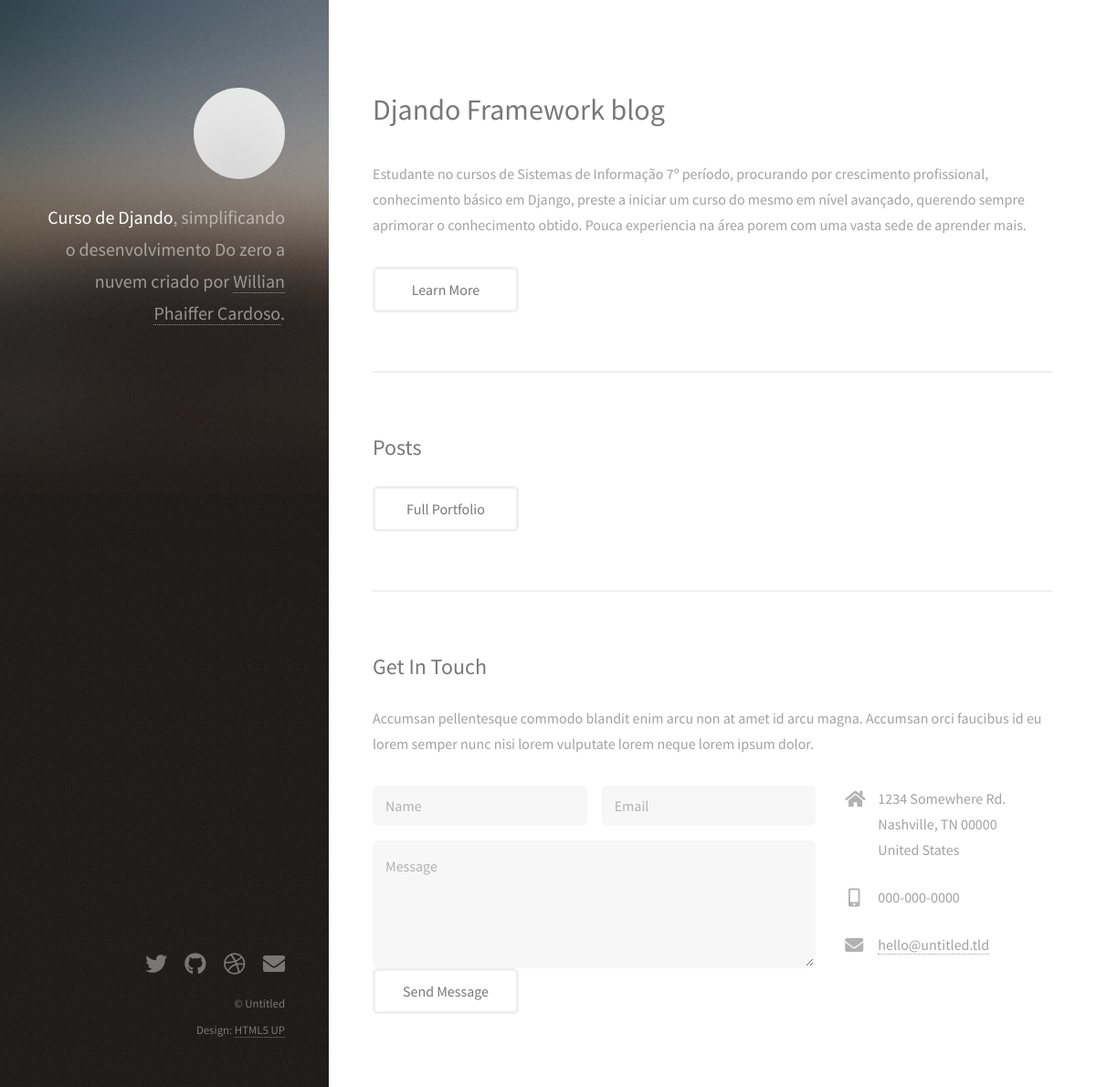
The app's page /, older data.
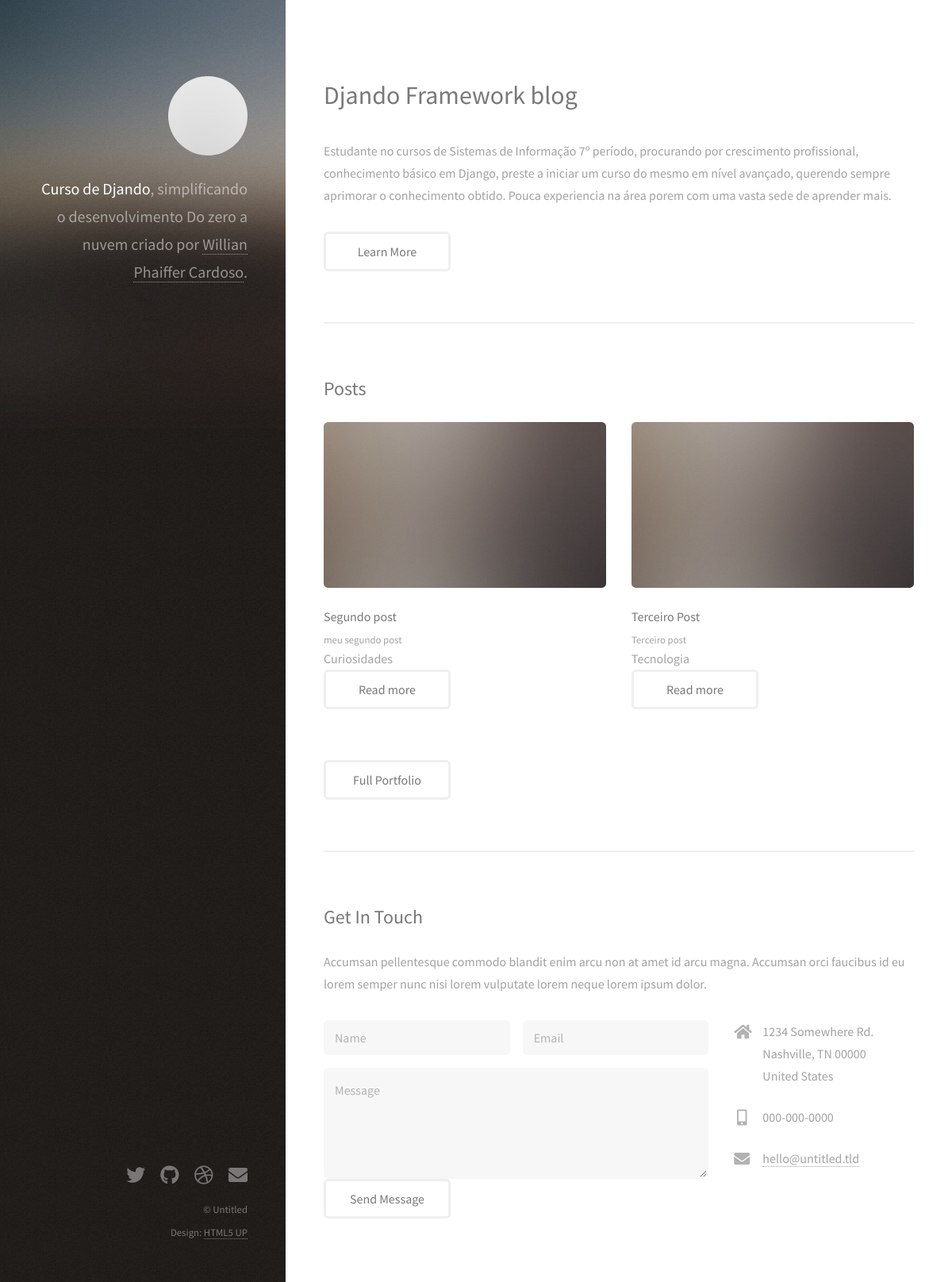
The same page, newer data.
### website/models.py (models this page shows, shortened)
class Post(models.Model):
    title = models.CharField(max_length=100)
    sub_title = models.CharField(max_length=200)
    content = models.TextField()
    categories = models.CharField(
        max_length=2,
        choices=Categorias.choices,
        default=Categorias.GR,
    )
    deleted = models.BooleanField(default=True)
    imagem = models.ImageField(upload_to='posts', null=True, blank=True)
    def full_name(self):
        return self.title + self.sub_title
    def get_category_label(self):
        return self.get_categories_display()
    full_name.admin_order_field = 'title'

### website/views.py (the view)
# urls.py: path('', hello_blog, name='home_blog'),
def hello_blog(request):
    lista = [
         'Django', 'Python', 'Git', 'Html',
          'Banco de Dados', 'Linux', 'Nginx', 'Uwsgi',
         'Systemctl'
    ]
    list_posts = Post.objects.filter(deleted=False)
    data = {
         'name':'Curso de Django 3',
         'lista_tecnologias': lista,
         'posts': list_posts
           }
    return render(request, 'index.html', data)

### website/templates/index.html (shortened to what this page needs)
{% load static %}
<!DOCTYPE HTML>
<html>
	<head>
		<link rel="stylesheet" href="{% static 'assets/css/main.css' %}" />
	</head>
	<body class="is-preload">
			<header id="header">
				<div class="inner">
					<a href="#" class="image avatar"><img src="{% static 'images/avatar.jpg' %}" alt="" /></a>
					<h1><strong>Curso de Djando</strong>, simplificando o desenvolvimento<br />
					Do zero a nuvem<br />
					criado por <a href="#">Willian Phaiffer Cardoso</a>.</h1>
				</div>
			</header>
			<div id="main">
					<section id="one">
						<header class="major">
							<h2>Djando Framework blog</h2>
						</header>
						<p>Estudante no cursos de Sistemas de Informação 7º período, procurando por crescimento profissional, conhecimento básico em Django, preste a iniciar um curso do mesmo em nível avançado, querendo sempre aprimorar o conhecimento obtido. Pouca experiencia na área porem com uma vasta sede de aprender mais.</p>
						<ul class="actions">
							<li><a href="https://www.linkedin.com/in/willian-phaiffer-aa6759102/" class="button">Learn More</a></li>
						</ul>
					</section>
					<section id="two">
						<h2>Posts</h2>
						<div class="row">
							{% for post in posts %}
							<article class="col-6 col-12-xsmall work-item">
								{% if post.imagem %}
									<img src="{{ post.imagem.url }}" alt="" width="300px" height="150px" /></a>
								{% else %}
								<a href="{% static 'images/fulls/01.jpg' %}" class="image fit thumb">
									<img src="{% static 'images/thumbs/01.jpg' %}" alt="" /></a>
								{% endif %}
								<h3>{{ post.title }}</h3>
								<p>{{ post.sub_title }}</p>
								<span>{{ post.get_category_label }}</span>
								<ul class="actions">
									<li><a href="{% url 'post_detail' post.id %}" class="button">Read more</a></li>
								</ul>
							</article>
							{% endfor %}
						</div>
						<ul class="actions">
							<li><a href="#" class="button">Full Portfolio</a></li>
						</ul>
					</section>
					<section id="three">
						<h2>Get In Touch</h2>
						<p>Accumsan pellentesque commodo blandit enim arcu non at amet id arcu magna. Accumsan orci faucibus id eu lorem semper nunc nisi lorem vulputate lorem neque lorem ipsum dolor.</p>
						<div class="row">
							<div class="col-8 col-12-small">
								<form method="post" action="{% url 'save_form' %}">
									<div class="row gtr-uniform gtr-50">
										<div class="col-6 col-12-xsmall"><input type="text" name="name" id="name" placeholder="Name" /></div>
										<div class="col-6 col-12-xsmall"><input type="email" name="email" id="email" placeholder="Email" /></div>
										<div class="col-12"><textarea name="message" id="message" placeholder="Message" rows="4"></textarea></div>
									</div>
										<input type="submit" value="Send Message" />
								</form>
							</div>
							<div class="col-4 col-12-small">
								<ul class="labeled-icons">
									<li>
										<h3 class="icon solid fa-home"><span class="label">Address</span></h3>
										1234 Somewhere Rd.<br />
										Nashville, TN 00000<br />
										United States
									</li>
									<li>
										<h3 class="icon solid fa-mobile-alt"><span class="label">Phone</span></h3>
										000-000-0000
									</li>
									<li>
										<h3 class="icon solid fa-envelope"><span class="label">Email</span></h3>
										<a href="#">hello@untitled.tld</a>
									</li>
								</ul>
							</div>
						</div>
					</section>
			</div>
			<footer id="footer">
				<div class="inner">
					<ul class="icons">
						<li><a href="#" class="icon brands fa-twitter"><span class="label">Twitter</span></a></li>
						<li><a href="#" class="icon brands fa-github"><span class="label">Github</span></a></li>
						<li><a href="#" class="icon brands fa-dribbble"><span class="label">Dribbble</span></a></li>
						<li><a href="#" class="icon solid fa-envelope"><span class="label">Email</span></a></li>
					</ul>
					<ul class="copyright">
						<li>&copy; Untitled</li><li>Design: <a href="http://html5up.net">HTML5 UP</a></li>
					</ul>
				</div>
			</footer>
	</body>
</html>

Row changes from the older to the newer data that the page shows:
now on this page (row edited): Post: title "Segundo post", sub_title "meu segundo post", get_category_label "Curiosidades"
added Post: title "Terceiro Post", sub_title "Terceiro post", get_category_label "Tecnologia"
